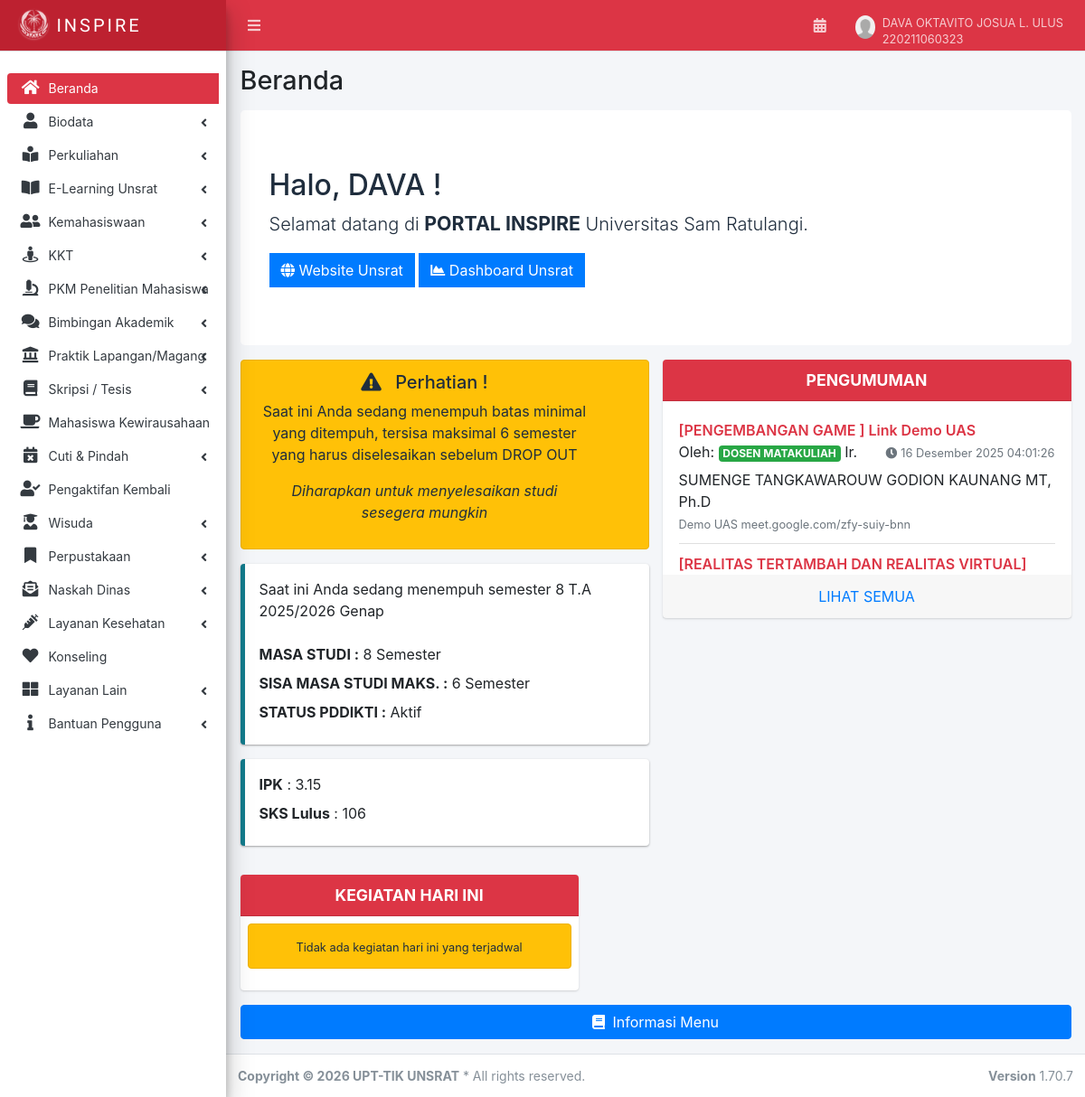
/dashboard.php (signed in), run on the app's committed database.
### tables this page shows
CREATE TABLE `users` (
  `id` int NOT NULL,
  `nim` varchar(20) NOT NULL,
  `password` varchar(255) NOT NULL,
  `nama` varchar(100) NOT NULL,
  `email` varchar(100) DEFAULT NULL,
  `tempat_lahir` varchar(100) DEFAULT NULL,
  `tanggal_lahir` date DEFAULT NULL,
  `tanggal_masuk` date DEFAULT '2022-08-01',
  `foto_profil` varchar(255) DEFAULT 'assets/images/user_default.png',
  `semester` int DEFAULT '1',
  `tahun_akademik` varchar(20) DEFAULT '2025/2026',
  `periode` varchar(10) DEFAULT 'Gasal',
  `status` varchar(50) DEFAULT 'Aktif',
  `status_pddikti` varchar(50) DEFAULT 'Aktif',
  `angkatan` varchar(4) DEFAULT NULL,
  `fakultas` varchar(100) DEFAULT NULL,
  `prodi` varchar(100) DEFAULT NULL,
  `jenjang` varchar(10) DEFAULT NULL,
  `pembimbing_akademik` varchar(100) DEFAULT NULL,
  `nip_pembimbing` varchar(30) DEFAULT NULL,
  `masa_studi` int DEFAULT '1',
  `sisa_masa_studi` int DEFAULT '14',
  `ipk` decimal(3,2) DEFAULT '0.00',
  `ip_semester` decimal(3,2) DEFAULT '0.00',
  `sks_lulus` int DEFAULT '0',
  `sks_diambil` int DEFAULT '0',
  `has_academic_warning` tinyint(1) DEFAULT '0',
  `warning_message` text,
  `created_at` timestamp NULL DEFAULT CURRENT_TIMESTAMP,
  `updated_at` timestamp NULL DEFAULT CURRENT_TIMESTAMP ON UPDATE CURRENT_TIMESTAMP
);

CREATE TABLE `pengumuman` (
  `id` int NOT NULL,
  `nim` varchar(20) DEFAULT NULL,
  `judul` varchar(255) NOT NULL,
  `isi` text,
  `kategori` varchar(50) DEFAULT NULL,
  `oleh` varchar(100) DEFAULT NULL,
  `role` varchar(50) DEFAULT 'DOSEN MATAKULIAH',
  `created_at` timestamp NULL DEFAULT CURRENT_TIMESTAMP
);

### dashboard.php (the view, shortened to what this page needs)
<?php
include 'layout/header.php';
include 'config/database.php';
$user_data = null;
$sks_lulus = 0;
$ipk = 0.00;
$semester_mahasiswa = 0;
$pengumuman_list = [];
$nim = $_SESSION['nim'];
$stmt = $conn->prepare("SELECT * FROM users WHERE nim = ?");
$stmt->bind_param("s", $nim);
$stmt->execute();
$result = $stmt->get_result();
if ($result && $result->num_rows > 0) {
    $user_data = $result->fetch_assoc();
    $semester_mahasiswa = (int) ($user_data['semester'] ?? 0);
}
$stmt = $conn->prepare("SELECT COALESCE(SUM(sks), 0) as total_sks
                        FROM transkrip
                        WHERE nim = ? AND nilai_huruf NOT IN ('D', 'E', 'N')");
$stmt->bind_param("s", $nim);
$stmt->execute();
$result = $stmt->get_result();
if ($result && $row = $result->fetch_assoc()) {
    $sks_lulus = (int) $row['total_sks'];
}
$stmt = $conn->prepare("SELECT
                CASE
                    WHEN SUM(sks) > 0 THEN SUM(sks * bobot) / SUM(sks)
                    ELSE 0
                END as ipk_hitung
              FROM transkrip
              WHERE nim = ?");
$stmt->bind_param("s", $nim);
$stmt->execute();
$result = $stmt->get_result();
if ($result && $row = $result->fetch_assoc()) {
    $ipk = (float) $row['ipk_hitung'];
}
$stmt = $conn->prepare("SELECT judul, isi, role, oleh, created_at
                        FROM pengumuman
                        WHERE nim = ?
                        ORDER BY created_at DESC
                        LIMIT 5");
$stmt->bind_param("s", $nim);
$stmt->execute();
$result = $stmt->get_result();
while ($row = $result->fetch_assoc()) {
    $pengumuman_list[] = $row;
}
function formatTanggalID($datetime) {
    $bulan = [
        1 => 'Januari', 2 => 'Februari', 3 => 'Maret', 4 => 'April',
        5 => 'Mei', 6 => 'Juni', 7 => 'Juli', 8 => 'Agustus',
        9 => 'September', 10 => 'Oktober', 11 => 'November', 12 => 'Desember'
    ];
    $ts = strtotime($datetime);
    return date('d', $ts) . ' ' . $bulan[(int)date('n', $ts)] . ' ' . date('Y H:i:s', $ts);
}
$masa_studi = $semester_mahasiswa;
$sisa_masa_studi = max(0, MAX_MASA_STUDI - $semester_mahasiswa);
$first_name = isset($nama) ? strtoupper(explode(' ', $nama)[0]) : 'USER';
?>
<div class="content-wrapper" style="min-height: 799.031px;">
    <div class="content-header">
        <div class="container-fluid"><h1>Beranda</h1></div>
    </div>
    <div class="content">
        <div class="container-fluid">
            <div class="row">
                <div class="col-sm-12 col-md-12">
                    <div class="jumbotron bg-white mb-3">
                        <h2 class="display-6">Halo, <?php echo htmlspecialchars($first_name, ENT_QUOTES, 'UTF-8'); ?> !</h2>
                        <p class="lead">Selamat datang di <span style="font-weight: bold; font-size: 16pt;">PORTAL INSPIRE</span> Universitas Sam Ratulangi.</p>
                        <a href="https://www.unsrat.ac.id" target="_blank">
                            <button class="btn btn-flat btn-primary">
                                <i class="fas fa-globe"></i> Website Unsrat
                            </button>
                        </a>
                        <a href="https://dashboard.unsrat.ac.id" target="_blank">
                            <button class="btn btn-flat btn-primary">
                                <i class="fas fa-chart-area"></i> Dashboard Unsrat
                            </button>
                        </a>
                    </div>
                </div>
                <div class="col-sm-12 col-md-6">
                    <?php
                    $batas_masa_studi_warning = ($semester_mahasiswa >= 8);
                    if ($batas_masa_studi_warning):
                    ?>
                    <div class="alert alert-warning alert-dismissible text-center">
                        <h5><i class="icon fas fa-exclamation-triangle"></i> Perhatian !</h5>
                        <p>Saat ini Anda sedang menempuh batas minimal yang ditempuh, tersisa maksimal <?php echo $sisa_masa_studi; ?> semester yang harus diselesaikan sebelum DROP OUT</p>
                        <p><i>Diharapkan untuk menyelesaikan studi sesegera mungkin</i></p>
                    </div>
                    <?php endif; ?>
                    <div class="callout callout-info">
                        <?php if ($user_data): ?>
                        Saat ini Anda sedang menempuh semester <?php echo (int) $user_data['semester']; ?> T.A <?php echo htmlspecialchars($user_data['tahun_akademik'] ?? '-', ENT_QUOTES, 'UTF-8'); ?> <?php echo htmlspecialchars($user_data['periode'] ?? '', ENT_QUOTES, 'UTF-8'); ?> <br><br>
                        <label>MASA STUDI :</label> <?php echo $masa_studi; ?> Semester <br>
                        <label>SISA MASA STUDI MAKS. :</label> <?php echo $sisa_masa_studi; ?> Semester <br>
                        <label>STATUS PDDIKTI :</label> <?php echo htmlspecialchars($user_data['status_pddikti'] ?? '-', ENT_QUOTES, 'UTF-8'); ?> <br>
                        <?php endif; ?>
                    </div>
                    <div class="callout callout-info">
                        <label>IPK</label> : <?php echo number_format($ipk, 2); ?> <br>
                        <label>SKS Lulus</label> : <?php echo $sks_lulus; ?>
                    </div>
                </div>
                <div class="col-sm-12 col-md-6">
                    <div class="card">
                        <div class="card-header bg-danger">
                            <h3 class="card-title text-uppercase w-100 text-center"><strong>Pengumuman</strong></h3>
                        </div>
                        <div class="card-body p-0">
                            <div class="direct-chat-messages" style="height: 12em;">
                                <ul class="products-list product-list-in-card pl-2 pr-2">
                                    <?php if (count($pengumuman_list) > 0): ?>
                                        <?php foreach ($pengumuman_list as $pengumuman): ?>
                                        <li class="item">
                                            <div>
                                                <a href="#" class="product-title text-danger text-capitalize"><?php echo htmlspecialchars($pengumuman['judul'], ENT_QUOTES, 'UTF-8'); ?></a>
                                                <span class="float-right"><small class="text-muted"><i class="fas fa-clock mr-1"></i><?php echo formatTanggalID($pengumuman['created_at']); ?></small></span><br>
                                                Oleh: <label class="badge badge-success"><?php echo htmlspecialchars($pengumuman['role'], ENT_QUOTES, 'UTF-8'); ?></label> <?php echo htmlspecialchars($pengumuman['oleh'], ENT_QUOTES, 'UTF-8'); ?>
                                                <span class="product-description">
                                                    <small><?php echo htmlspecialchars($pengumuman['isi'], ENT_QUOTES, 'UTF-8'); ?></small>
                                                </span>
                                            </div>
                                        </li>
                                        <?php endforeach; ?>
                                    <?php endif; ?>
                                </ul>
                            </div>
                        </div>
                        <div class="card-footer text-center">
                            <a href="#" class="uppercase">LIHAT SEMUA</a>
                        </div>
                    </div>
                </div>
            </div>
            <div class="row">
                <div class="col-sm-12 col-md-5 mt-3">
                    <div class="card">
                        <div class="card-header bg-danger">
                            <h3 class="card-title text-uppercase w-100 text-center"><strong>Kegiatan hari ini</strong></h3>
                        </div>
                        <div class="card-body p-2">
                            <div class="alert alert-warning text-center">
                                <small>Tidak ada kegiatan hari ini yang terjadwal</small>
                            </div>
                        </div>
                    </div>
                </div>
                <div class="col-sm-12 col-md-7">
                </div>
            </div>
            <div class="box-body">
                <div class="row">
                    <div class="col-12">
                        <p class="text-right">
                            <button class="btn btn-primary btn-block" type="button" data-toggle="collapse" data-target="#collapseExample" aria-expanded="false" aria-controls="collapseExample">
                                <i class="fas fa-book mr-1"></i> Informasi Menu
                            </button>
                        </p>
                    </div>
                </div>
            </div>
        </div>
    </div>
</div>
<?php include 'layout/footer.php'; ?>

### data on the page
users: semester "6", semester "8", tahun_akademik "2025/2026", periode "Genap", status_pddikti "Aktif"
pengumuman: judul "[PENGEMBANGAN GAME ] Link Demo UAS", created_at "16 Desember 2025 04:01:26", role "DOSEN MATAKULIAH", oleh "Ir. SUMENGE TANGKAWAROUW GODION KAUNANG MT, Ph.D", isi "Demo UAS meet.google.com/zfy-suiy-bnn"
pengumuman: judul "[REALITAS TERTAMBAH DAN REALITAS VIRTUAL]"

### other printed values
$nama "DAVA OKTAVITO JOSUA L. ULUS"
$nim "220211060323"
$first_name "DAVA"
$ipk "3.15"
$sks_lulus "106"
